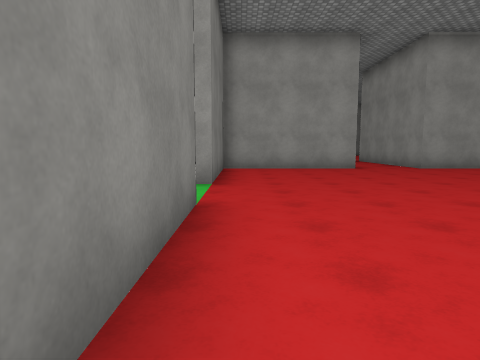
View 1 (above)

17 first-person views from a walk through a 3-D level made in the Unity game engine. The camera is 1.3 m above the floor, tilts 6° down and sees 75° across. The floor is counted in squares, 2 m on a side. Each view is taken from the middle of a square. On the plan, view 1 faces up. The plan holds only what a view shows up to about 10 squares ahead; the rest is blank. The place goes on beyond the plan. Surface patterns are stand-ins for the level's own textures.

View 2
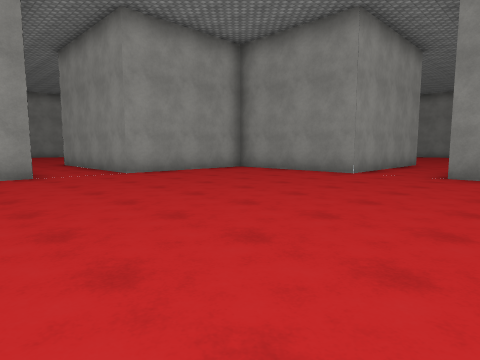

View 3
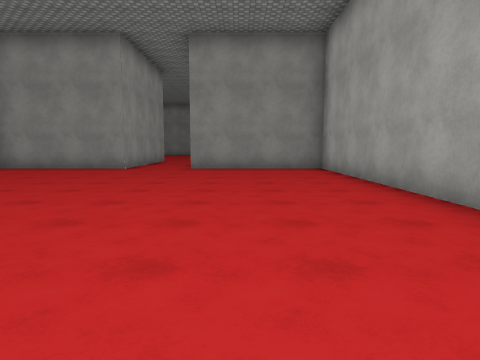

View 4
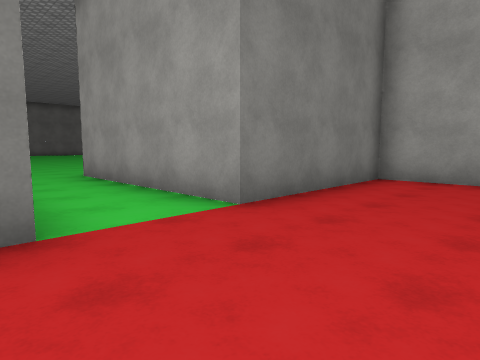

View 5
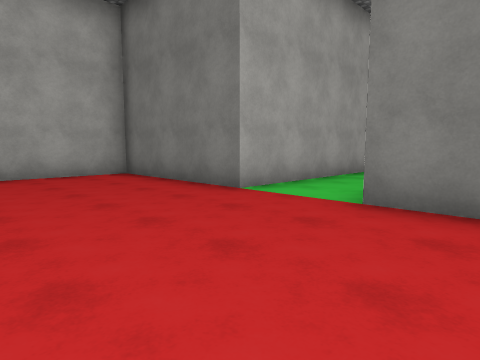

View 6
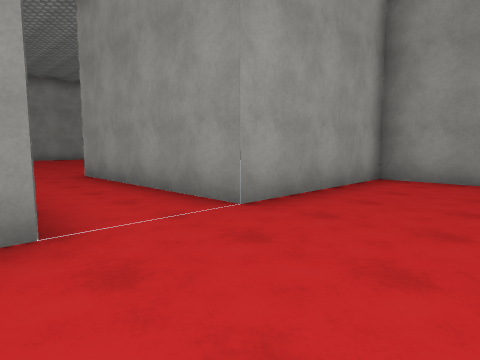

View 7
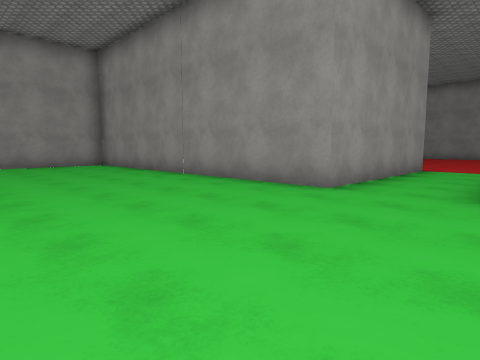

View 8
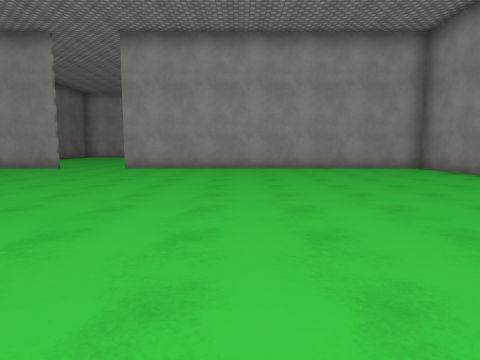

View 9
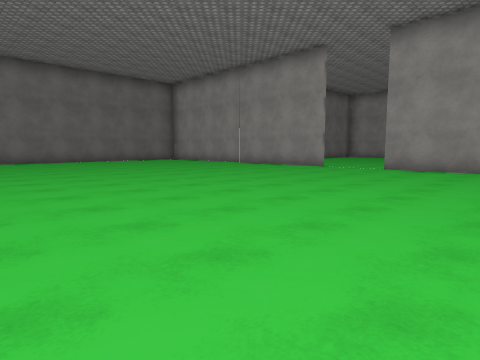

View 10
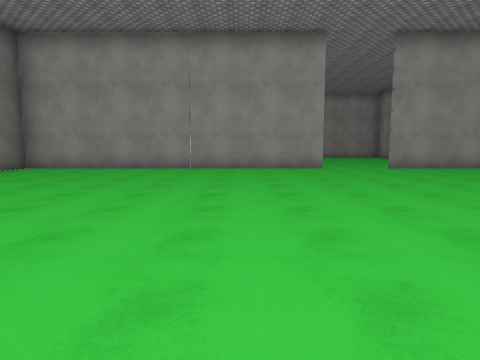

View 11
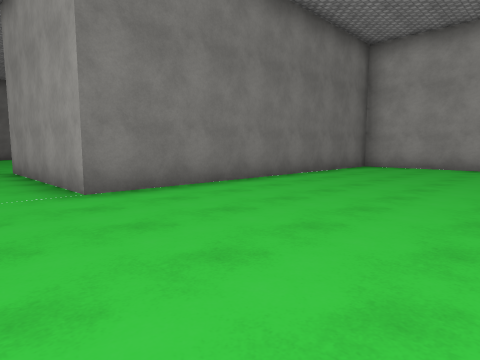

View 12
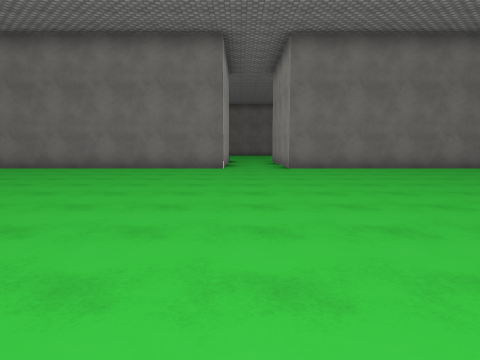

View 13
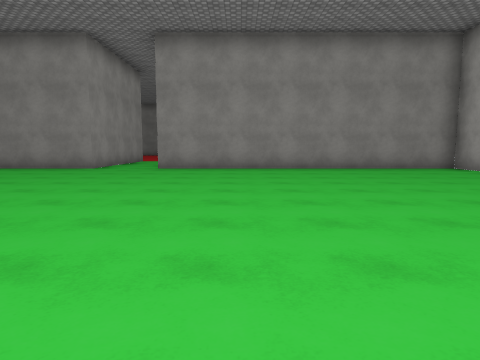

View 14
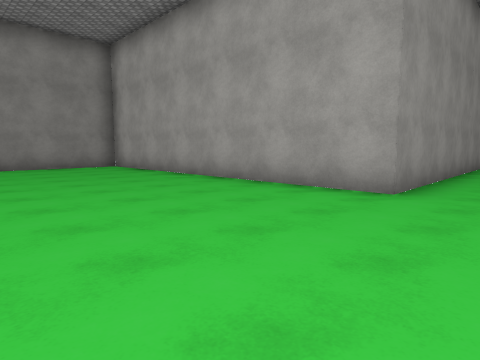

View 15
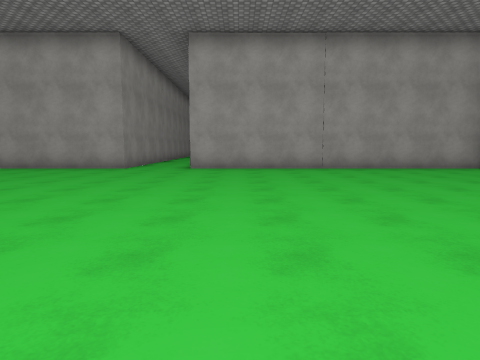

View 16
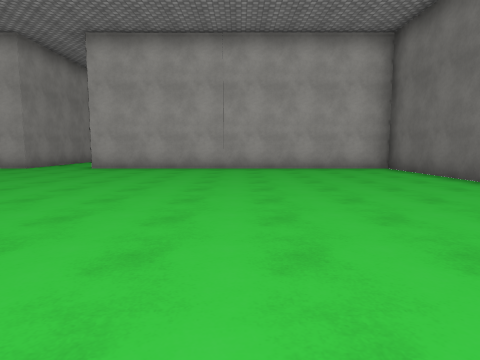

View 17
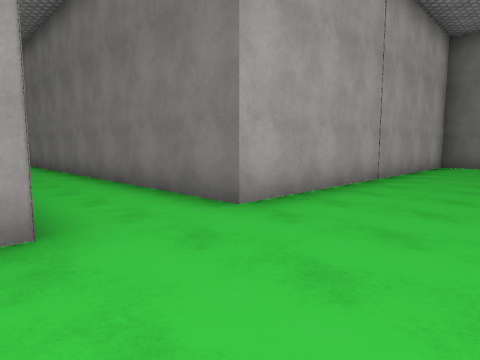

### Floor plan
Points are (right, up) in squares from view 1. A wall is a line through its corners. A room is listed if a view was taken in it or the views show most of it. See-through windows are left out.
Room 1 (views 1, 2, 3, 4, 5, 6)
walls: (3.6, 9.5) (-0.5, 9.5) (-0.5, 5.5) (-5.5, 5.5); (9.5, 5.5) (9.5, 9.5) (5.5, 9.5) (5.5, 14.5); (-5.5, 3.5) (-0.5, 3.5) (-0.5, -0.5) (9.5, -0.5) (9.5, 3.5)
ways out: opening at (-5, 4.5) to room 2; opening at (5, 14); opening at (10, 4.5)
Room 2 (views 7, 8, 9, 10, 11, 12, 13, 14, 15, 16, 17)
walls: (-25.5, 3.5) (-25.5, -5.5) (-16.5, -5.5) (-16.5, -14.8); (-5.5, 5.5) (-5.5, 14.5) (-14.5, 14.5); (-16.4, 14.5) (-25.5, 14.5) (-25.5, 5.5) (-28.5, 5.5); (-14.5, -12.4) (-14.5, -5.5) (-5.5, -5.5) (-5.5, 3.5)
ways out: opening at (-5, 4.5) to room 1; opening at (-15.5, 15)

Positions as (right, up) in squares from view 1, and headings:
1: (0, 0), facing up
2: (2, 2), facing up-right
3: (0, 2), facing right
4: (2, 3), facing up-left
5: (3, 7), facing down-left
6: (3, 7), facing up-right
7: (-10, 3), facing up-right
8: (-11, 5), facing up
9: (-11, 5), facing up-left
10: (-19, 5), facing up
11: (-21, 4), facing up-left
12: (-16, 4), facing left
13: (-15, 1), facing right
14: (-16, -1), facing down-right
15: (-18, 4), facing down
16: (-21, 4), facing down
17: (-14, -3), facing down-left
